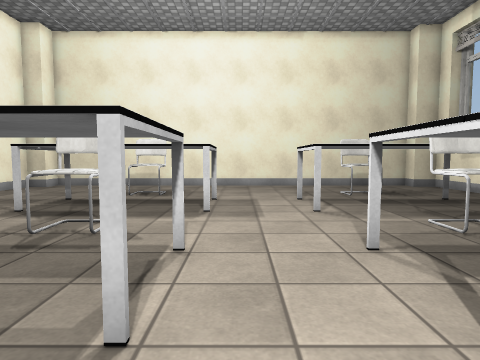
[1] (above)

23 first-person views from a walk through a Unity game level. The camera is 1.2 m above the floor, tilts 4° down and sees 75° across. The floor is counted in squares, 0.72 m on a side. Each view is taken from the middle of a square. On the plan, view 1 faces up. The plan holds only what a view shows up to about 16 squares ahead; the rest is blank. The player is left out. Door leaves are left out, so doorways stand open. Surface patterns are stand-ins for the level's own textures.

[2]
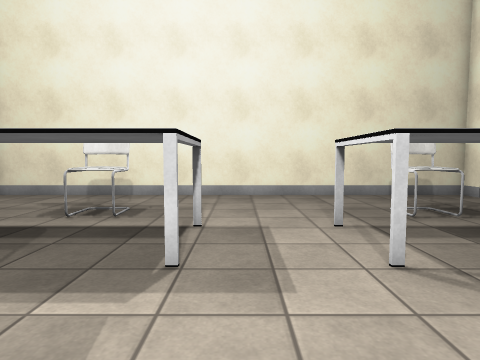

[3]
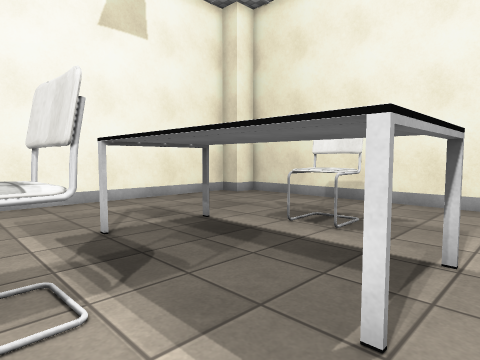

[4]
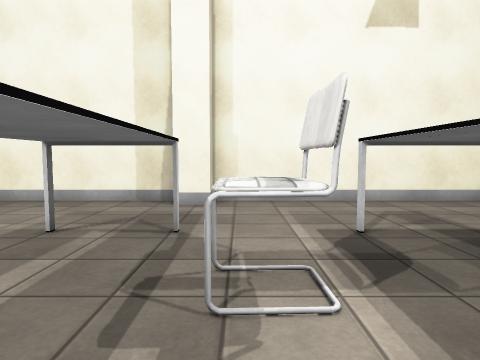

[5]
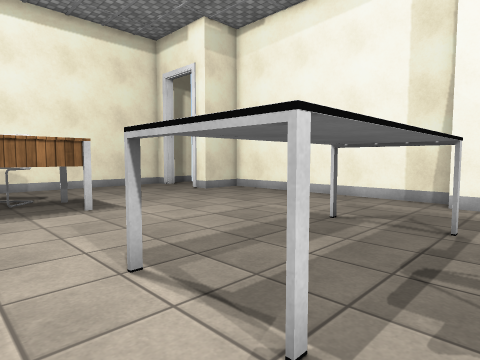

[6]
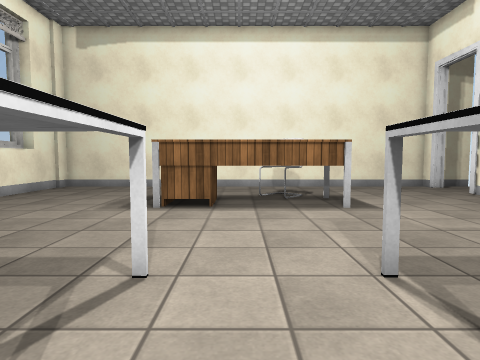

[7]
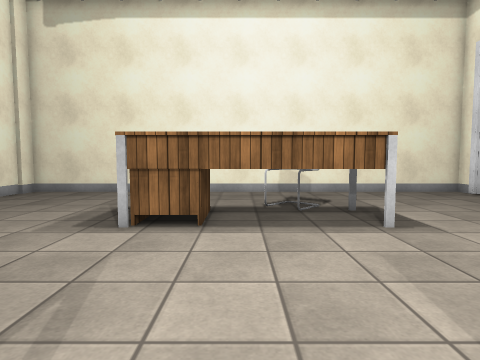

[8]
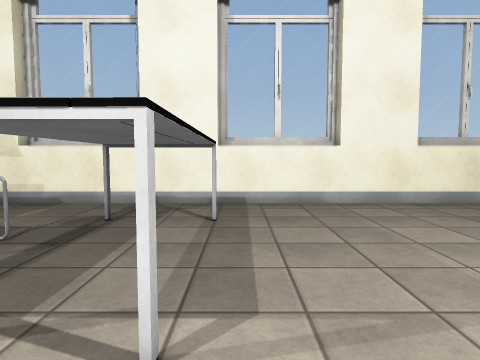

[9]
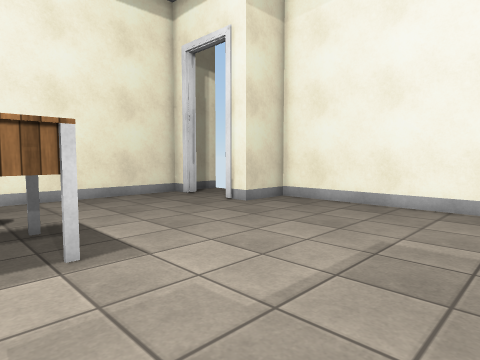

[10]
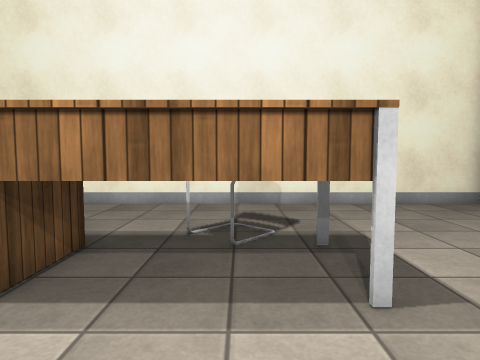

[11]
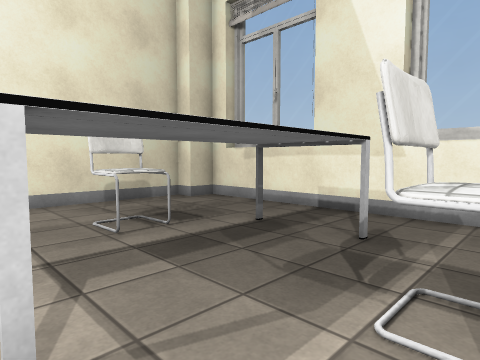

[12]
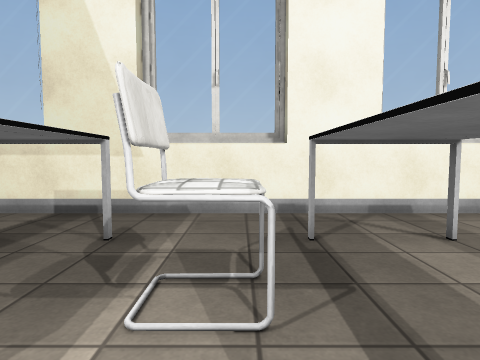

[13]
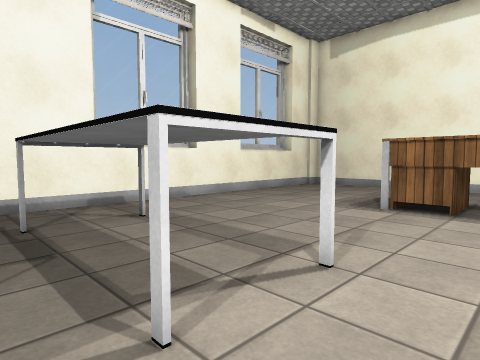

[14]
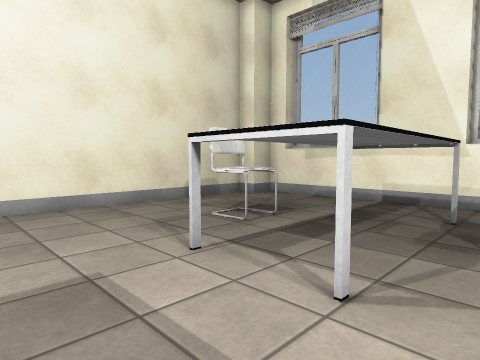

[15]
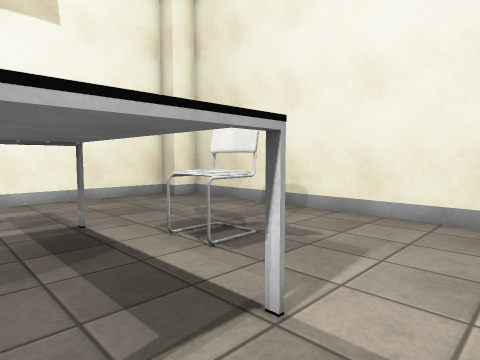

[16]
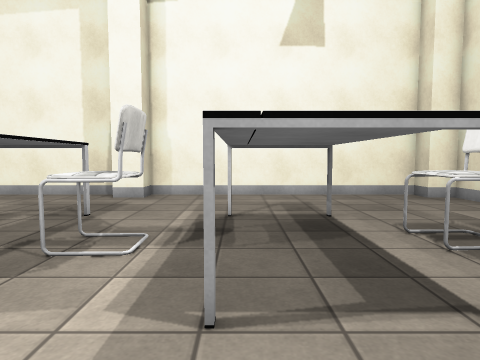

[17]
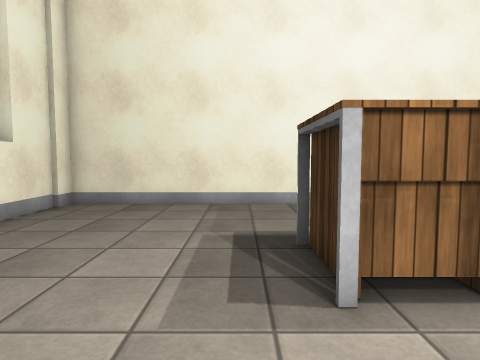

[18]
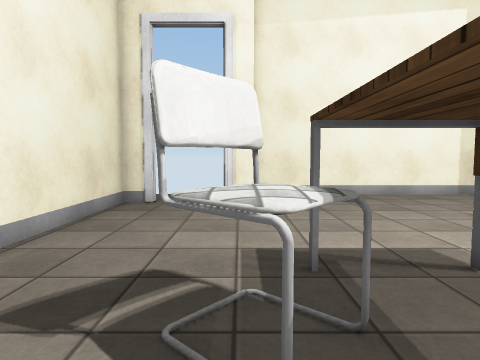

[19]
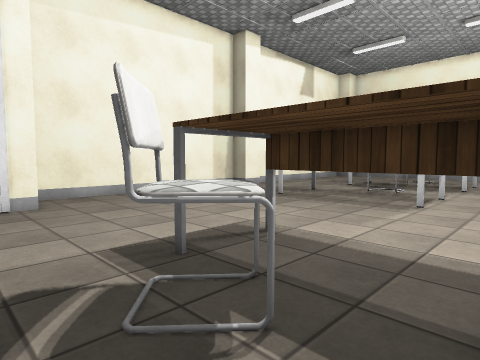

[20]
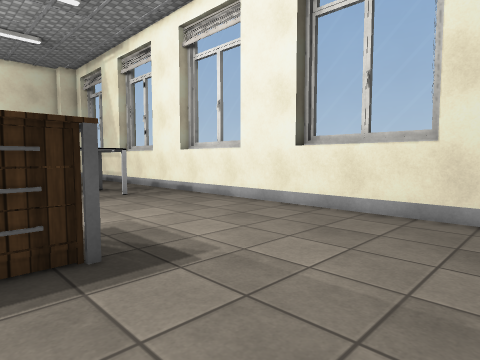

[21]
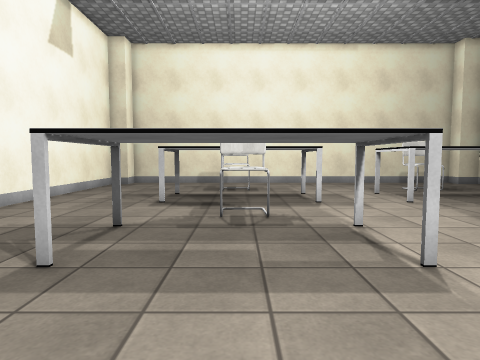

[22]
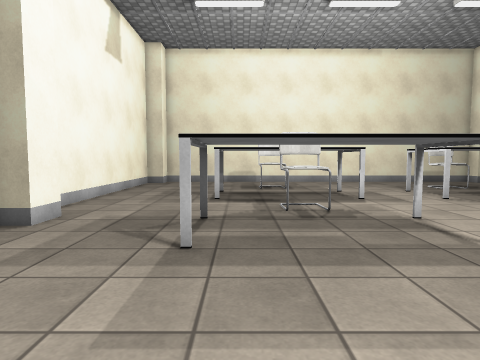

[23]
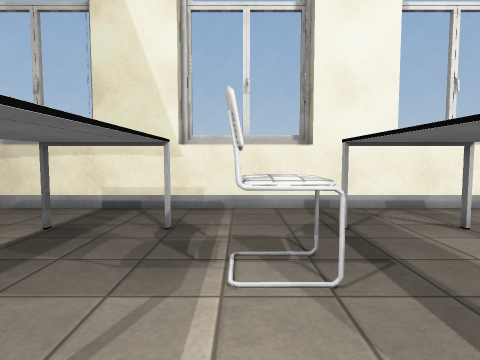

### Floor plan
Key: @ floor where view 1 was taken; # wall or solid block; . floor; D open door; C chair; T table.
Columns run from 12 left of view 1 to 12 right of it. Each row starts with its distance up from view 1.
 19  #######################
 18 ##.....................##
 17 #.......................#
 16 #.......................#
 15 #.......C........CC.....#
 14 #......CC........CC.....#
 13 #.......................#
 12 #....TTTTTTT...TTTTTT...#
 11 #....TTTTTTT...TTTTTT...#
 10 #....TTTTTTT...TTTTTT...#
  9 #.......................#
  8 #.......C........CC.....#
  7 #.......C........CC.....#
  6 ##......................#
  5 ##...TTTTTTT...TTTTTT...#
  4 #....TTTTTTT...TTTTTT...#
  3 #....TTTTTTT...TTTTTT...#
  2 #.......................#
  1 #.......................#
  0 #...........@...........#
 -1 #.......................#
 -2 #.......................#
 -3 #.......................#
 -4 #.........TTTTTTT.......#
 -5 #.........TTTTT T.......#
 -6 #.........TCCTTTT.......#
 -7 ###.......CCC...........#
 -8   D........C............#
 -9  .D.....................#
-10  .D.....................#
-11   #....................##
-12   ######################

Positions as (right, up) in squares from view 1, and headings:
1: (0, 0), facing up
2: (0, 5), facing up
3: (0, 7), facing up-left
4: (0, 7), facing left
5: (1, 7), facing down-left
6: (1, 7), facing down
7: (1, 4), facing down
8: (0, 2), facing right
9: (-1, 2), facing down-left
10: (-1, 0), facing down
11: (2, 7), facing up-right
12: (2, 7), facing right
13: (0, 7), facing down-right
14: (-1, 8), facing up-right
15: (1, 10), facing up-left
16: (2, 10), facing left
17: (5, 0), facing down
18: (2, -7), facing left
19: (2, -9), facing up-left
20: (2, -11), facing up-right
21: (-4, -2), facing up
22: (-6, -3), facing up
23: (1, 8), facing right
